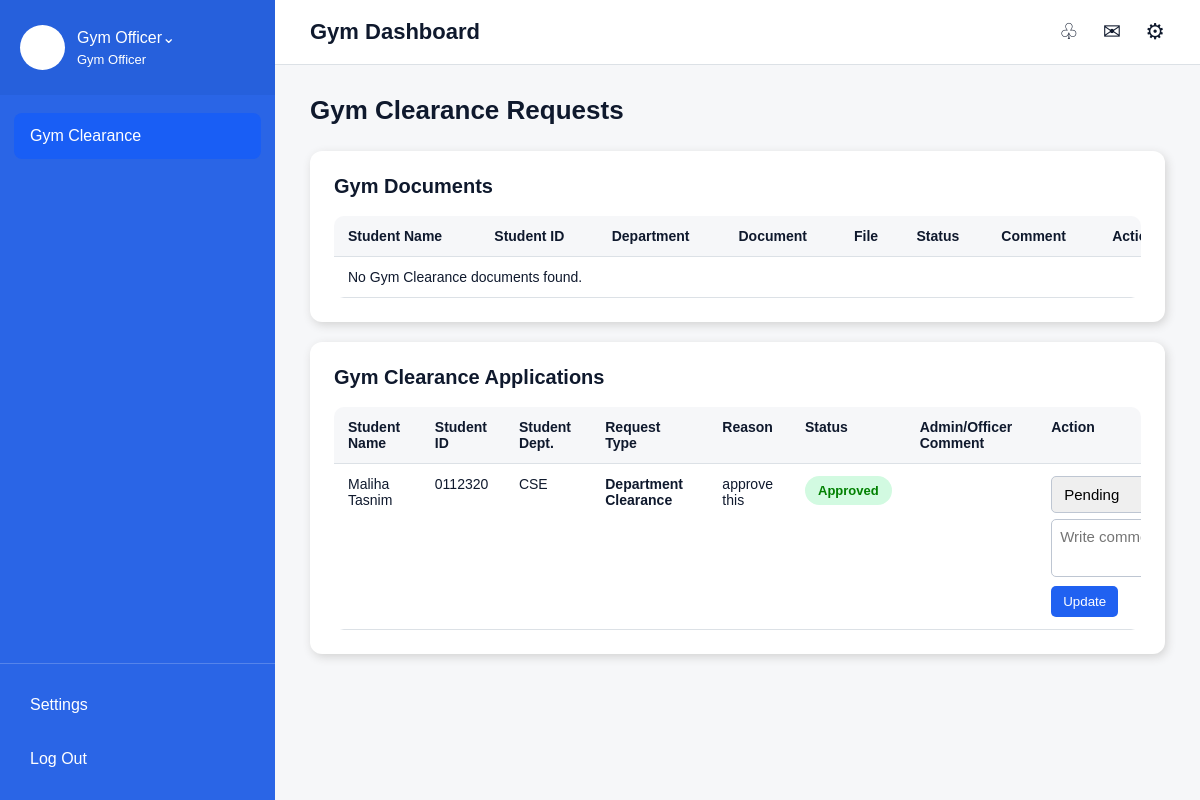
The app's page /gym-dashboard.php (signed in) with its own data.
### tables this page shows
CREATE TABLE `clearance_requests` (
  `request_id` int(11) NOT NULL,
  `student_id` int(11) NOT NULL,
  `status` varchar(50) DEFAULT 'Pending',
  `comment` text DEFAULT NULL,
  `request_date` timestamp NOT NULL DEFAULT current_timestamp(),
  `clearance_type` varchar(100) DEFAULT 'Final Clearance',
  `department` varchar(100) DEFAULT 'All Departments',
  `reason` text DEFAULT NULL,
  `is_emergency` varchar(20) DEFAULT 'No'
);

CREATE TABLE `students` (
  `student_id` int(11) NOT NULL,
  `name` varchar(100) NOT NULL,
  `roll` varchar(50) NOT NULL,
  `department` varchar(100) NOT NULL,
  `batch` varchar(50) NOT NULL,
  `email` varchar(100) NOT NULL,
  `password` varchar(100) NOT NULL,
  `created_at` timestamp NOT NULL DEFAULT current_timestamp()
);

### gym-dashboard.php (the view, shortened to what this page needs)
<?php
include "../db.php";
$document_sql = "SELECT documents.*, students.name, students.roll, students.department
                 FROM documents
                 INNER JOIN students ON documents.student_id = students.student_id
                 WHERE documents.document_name='Gym Clearance'
                 ORDER BY documents.document_id DESC";
$document_result = $conn->query($document_sql);
$clearance_sql = "SELECT clearance_requests.*, students.name, students.roll, students.department AS student_department
                  FROM clearance_requests
                  INNER JOIN students ON clearance_requests.student_id = students.student_id
                  WHERE clearance_requests.department='Gym'
                  AND clearance_requests.clearance_type!='MOI Certificate'
                  AND clearance_requests.clearance_type!='Emergency Clearance'
                  AND clearance_requests.is_emergency='No'
                  ORDER BY clearance_requests.request_id DESC";
$clearance_result = $conn->query($clearance_sql);
?>
<!DOCTYPE html>
<html lang="en">
<head>
    <link rel="stylesheet" type="text/css" href="./administrative.css">
</head>
<body>
<div class="page">
    <div class="left">
        <div class="profile">
            <div class="profile-icon"></div>
            <div>
                <div>Gym Officer⌄</div>
                <div class="small-name"><?php echo $_SESSION["administrative_name"]; ?></div>
            </div>
        </div>
        <div class="nav">
            <a class="nav-item active" href="gym-dashboard.php">Gym Clearance</a>
        </div>
        <div class="bottom-nav">
            <a class="nav-item" href="settings.php">Settings</a>
            <a class="nav-item" href="../logout.php">Log Out</a>
        </div>
    </div>
    <div class="right">
        <div class="top">
            <div class="top-title">Gym Dashboard</div>
            <div class="top-icons">♧ ✉ ⚙</div>
        </div>
        <div class="content">
            <div class="welcome">Gym Clearance Requests</div>
            <div class="frontend-card">
                <div class="section-title">Gym Documents</div>
                <div class="table-box no-shadow">
                    <table>
                        <tr>
                            <th>Student Name</th>
                            <th>Student ID</th>
                            <th>Department</th>
                            <th>Document</th>
                            <th>File</th>
                            <th>Status</th>
                            <th>Comment</th>
                            <th>Action</th>
                        </tr>
                        <?php
                        if($document_result->num_rows > 0){
                            while($row = $document_result->fetch_assoc()){
                                echo "<tr>";
                                echo "<td>".$row["name"]."</td>";
                                echo "<td>".$row["roll"]."</td>";
                                echo "<td>".$row["department"]."</td>";
                                echo "<td>".$row["document_name"]."</td>";
                                echo "<td><span class='uploaded-badge'>Uploaded</span></td>";
                                if($row["status"] == "Approved"){
                                    echo "<td><span class='status green'>Approved</span></td>";
                                }
                                else if($row["status"] == "Rejected"){
                                    echo "<td><span class='status red'>Rejected</span></td>";
                                }
                                else{
                                    echo "<td><span class='status yellow'>Pending</span></td>";
                                }
                                echo "<td>".$row["comment"]."</td>";
                                echo "<td>
                                    <form method='POST' class='table-form'>
                                        <input type='hidden' name='document_id' value='".$row["document_id"]."'>
                                        <select name='status'>
                                            <option value='Pending'>Pending</option>
                                            <option value='Approved'>Approved</option>
                                            <option value='Rejected'>Rejected</option>
                                        </select>
                                        <textarea name='comment' placeholder='Write comment'>".$row["comment"]."</textarea>
                                        <button type='submit' name='update_document' onclick=\"return confirm('Are you sure you want to update this document?')\">
                                            Update
                                        </button>
                                    </form>
                                </td>";
                                echo "</tr>";
                            }
                        }
                        else{
                            echo "<tr><td colspan='8'>No Gym Clearance documents found.</td></tr>";
                        }
                        ?>
                    </table>
                </div>
            </div>
            <div class="frontend-card">
    <div class="section-title">Gym Clearance Applications</div>
    <div class="table-box no-shadow">
        <table>
            <tr>
                <th>Student Name</th>
                <th>Student ID</th>
                <th>Student Dept.</th>
                <th>Request Type</th>
                <th>Reason</th>
                <th>Status</th>
                <th>Admin/Officer Comment</th>
                <th>Action</th>
            </tr>
            <?php
            if($clearance_result->num_rows > 0){
                while($row = $clearance_result->fetch_assoc()){
                    echo "<tr>";
                    echo "<td>".$row["name"]."</td>";
                    echo "<td>".$row["roll"]."</td>";
                    echo "<td>".$row["student_department"]."</td>";
                    echo "<td><b>".$row["clearance_type"]."</b></td>";
                    echo "<td>".$row["reason"]."</td>";
                    if($row["status"] == "Approved"){
                        echo "<td><span class='status green'>Approved</span></td>";
                    }
                    echo "<td>".$row["comment"]."</td>";
                    echo "<td>
                        <form method='POST' class='table-form'>
                            <input type='hidden' name='request_id' value='".$row["request_id"]."'>
                            <select name='status'>
                                <option value='Pending'>Pending</option>
                                <option value='Approved'>Approved</option>
                                <option value='Rejected'>Rejected</option>
                            </select>
                            <textarea name='comment' placeholder='Write comment'>".$row["comment"]."</textarea>
                            <button type='submit' name='update_clearance' onclick=\"return confirm('Update this Gym clearance request?')\">
                                Update
                            </button>
                        </form>
                    </td>";
                    echo "</tr>";
                }
            }
            else{
                echo "<tr><td colspan='8'>No Library clearance application found.</td></tr>";
            }
            ?>
        </table>
    </div>
</div>
        </div>
    </div>
</div>
</body>
</html>

### administrative.css (style rules this page uses)
* { margin: 0; padding: 0; box-sizing: border-box; }
body { font-family: Arial, sans-serif; color: rgb(15, 25, 45); background: rgb(246, 247, 249); }
a { text-decoration: none; color: inherit; }
button { border: none; cursor: pointer; font-family: Arial, sans-serif; }
input, select, textarea { border: 1px solid rgb(200, 207, 216); border-radius: 10px; padding: 13px; font-size: 15px; width: 100%; font-family: Arial, sans-serif; }
textarea { height: 90px; resize: none; }
.page { display: flex; height: 100vh; overflow: hidden; }
.left { width: 275px; height: 100vh; background: rgb(42, 101, 230); color: white; display: flex; flex-direction: column; overflow-y: auto; flex-shrink: 0; }
.profile { display: flex; align-items: center; gap: 12px; padding: 25px 20px; background: rgb(38, 96, 220); }
.profile-icon { width: 45px; height: 45px; background: white; color: rgb(32, 97, 241); border-radius: 50%; text-align: center; line-height: 45px; }
.small-name { font-size: 13px; margin-top: 5px; }
.nav { display: flex; flex-direction: column; padding: 18px 14px; gap: 8px; }
.nav-item { padding: 14px 16px; border-radius: 8px; font-size: 16px; color: white; }
.nav-item:hover, .nav-item.active { background: rgb(25, 94, 245); }
.bottom-nav { margin-top: auto; border-top: 1px solid rgba(255,255,255,0.2); padding: 18px 14px; display: flex; flex-direction: column; gap: 8px; }
.right { flex: 1; height: 100vh; background: rgb(246, 247, 249); overflow-y: auto; overflow-x: hidden; }
.top { height: 65px; background: white; border-bottom: 1px solid rgb(220, 225, 230); display: flex; justify-content: space-between; align-items: center; padding: 0 35px; position: sticky; top: 0; z-index: 10; }
.top-title { font-size: 22px; font-weight: bold; }
.top-icons { word-spacing: 18px; font-size: 22px; }
.content, .dept-content, .admin-content, .profile-content { padding: 30px 35px 50px 35px; }
.welcome { font-size: 26px; font-weight: bold; margin-bottom: 25px; }
.frontend-card, .request-card, .view-card, .profile-box, .profile-action-card, .admin-main-card, .main-card, .summary-card, .dash-card, .activity { background: white; border-radius: 12px; padding: 24px; box-shadow: 2px 3px 10px lightgray; margin-top: 20px; }
.section-title, .page-title { font-size: 20px; font-weight: bold; margin-bottom: 15px; }
.table-box { width: 100%; overflow-x: auto; background: white; border-radius: 10px; margin-top: 18px; }
table, .dept-table, .profile-table { width: 100%; border-collapse: collapse; min-width: 850px; }
th, td, .profile-table th, .profile-table td { text-align: left; padding: 12px 14px; border-bottom: 1px solid rgb(220, 225, 230); font-size: 14px; vertical-align: top; }
th { background: rgb(246, 247, 249); font-weight: bold; }
.table-form select, .table-form textarea, table select, table textarea { width: 100%; padding: 8px; margin-bottom: 6px; border: 1px solid rgb(190, 198, 210); border-radius: 5px; }
.table-form textarea, table textarea { height: 58px; }
.table-form button, table button { background: rgb(32, 97, 241); color: white; padding: 8px 12px; border-radius: 5px; }
.status, .small-status { padding: 7px 13px; border-radius: 18px; display: inline-block; font-size: 13px; font-weight: bold; }
.green { background: rgb(210, 250, 225); color: green; }
.no-shadow { box-shadow: none; padding: 0; }

### records on screen
clearance_requests: student.name "Maliha Tasnim", student.roll "0112320", student.department "CSE", clearance_type "Department Clearance", reason "approve this", status "Approved"

### other values on screen
$_SESSION["administrative_name"] "Gym Officer"
